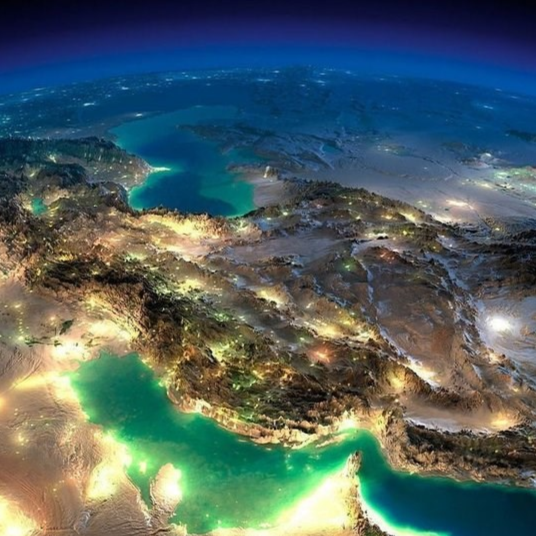
#> input picture practice_02/questation_03/image.jpg, 1072 x 1072 px (shown at 1/2 size)
$ python code_02.py
#> lines starting #> are read from the running program, lines starting #| are printed output that depends on the picture; after the words box and inside, x2 and y2 are one past the last pixel; in counts of white or black regions, pixels touching at a corner belong together
import cv2
import numpy as np
import matplotlib.pyplot as plt


img = cv2.imread("image.jpg")
#> img is the input picture: shape (1072, 1072, 3); mean B, G, R 97.7, 97.3, 79.4
if img is None:
    raise ValueError("Original image not found.")


binary_img = cv2.imread("replacement.jpg", cv2.IMREAD_GRAYSCALE)
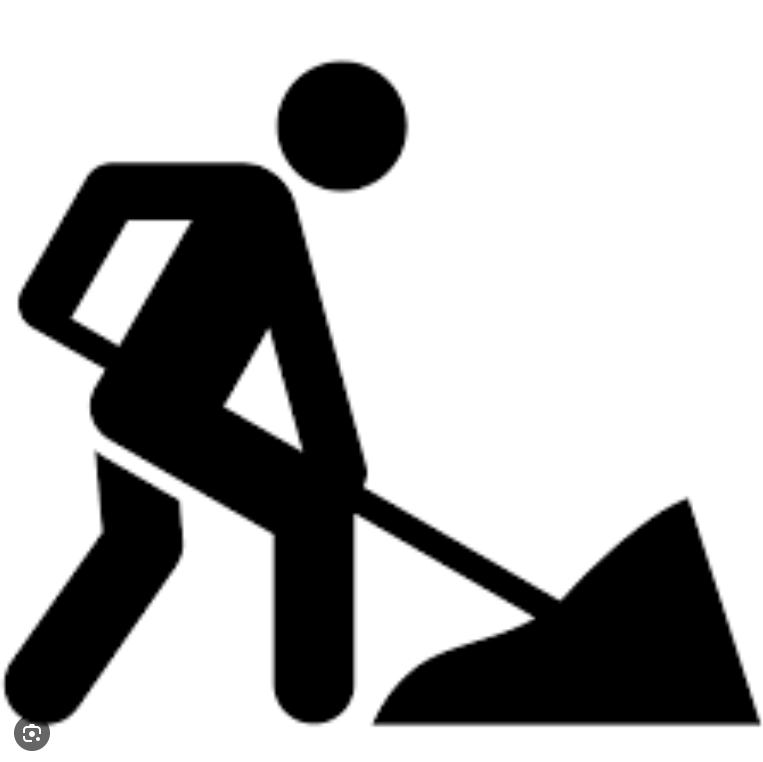
#> input picture practice_02/questation_03/replacement.jpg, 763 x 762 px
#> binary_img is the input picture: shape (762, 763); min 0, max 255, mean 177.4
if binary_img is None:
    raise ValueError("Replacement image not found.")


binary_img = cv2.resize(binary_img, (img.shape[1], img.shape[0]))
#> binary_img: shape (1072, 1072)
_, binary_img = cv2.threshold(binary_img, 127, 1, cv2.THRESH_BINARY)
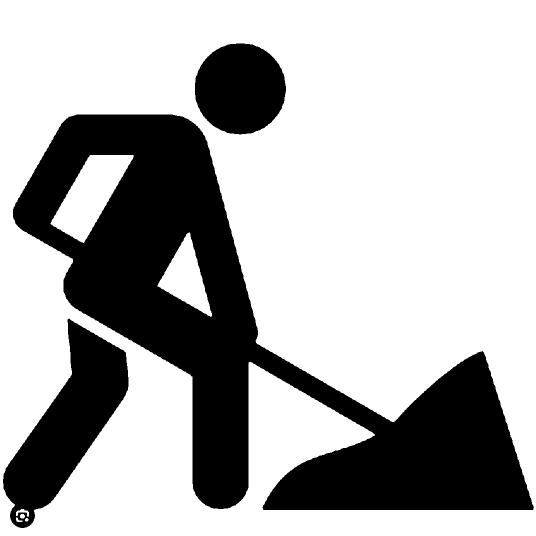
#> binary_img: shape (1072, 1072) (shown at 1/2 size); values 0 (black) and 1 (white), 69.5% white; 3 black regions, box (x1, y1, x2, y2) and area: (26, 229, 1068, 1020) 279794, (6, 637, 257, 1056) 44175, (390, 87, 572, 269) 26078


def replace_bit_plane(image, binary, bit):
    channels = cv2.split(image)
    new_channels = []
    for ch in channels:
        new_ch = ch.copy()
        mask = 255 ^ (1 << bit)
        new_ch = new_ch & mask
        new_ch = new_ch | (binary.astype(np.uint8) << bit)
        new_channels.append(new_ch)
    return cv2.merge(new_channels)


bit_planes = [0, 2, 5]
images = [img]

for bit in bit_planes:
    new_img = replace_bit_plane(img, binary_img, bit)
    images.append(new_img)
#> this loop made 3 passes
#> pass 3, `new_img = replace_bit_plane(img, binary_img, bit)`:
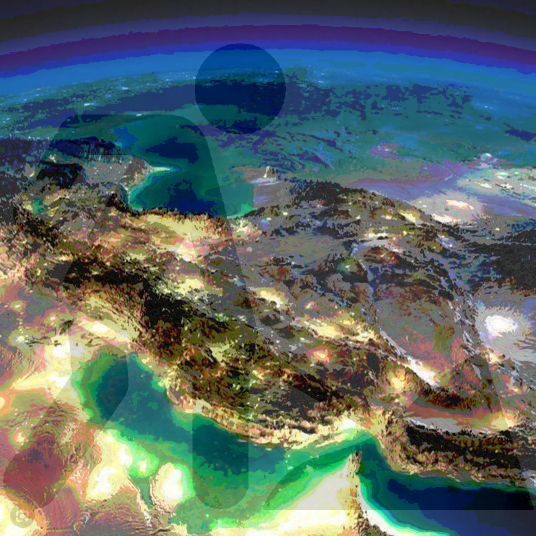
#> new_img: shape (1072, 1072, 3) (shown at 1/2 size); mean B, G, R 103.1, 104.3, 90.4
#> after the loop, images = 4 items

titles = ["Original", "Bit 1 replaced", "Bit 3 replaced", "Bit 6 replaced"]
plt.figure(figsize=(15,5))

for i, (im, title) in enumerate(zip(images, titles)):
    plt.subplot(1, 4, i+1)
    plt.imshow(cv2.cvtColor(im, cv2.COLOR_BGR2RGB))
    plt.title(title)
    plt.axis('off')
#> this loop made 4 passes
#> title on passes 1 to 4: 'Original', 'Bit 1 replaced', 'Bit 3 replaced', 'Bit 6 replaced'

plt.tight_layout()
plt.show()
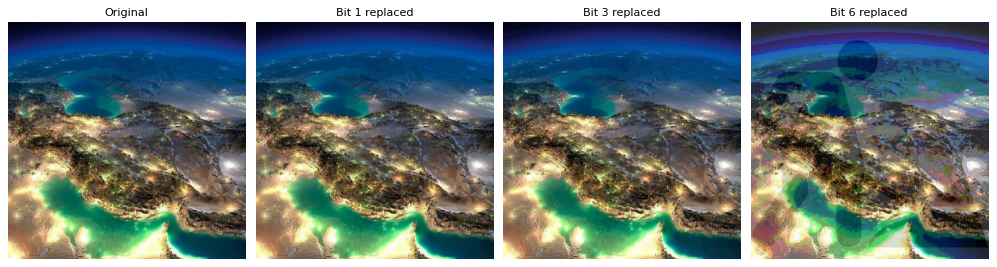
#> figure drawn by matplotlib, 4 panels
